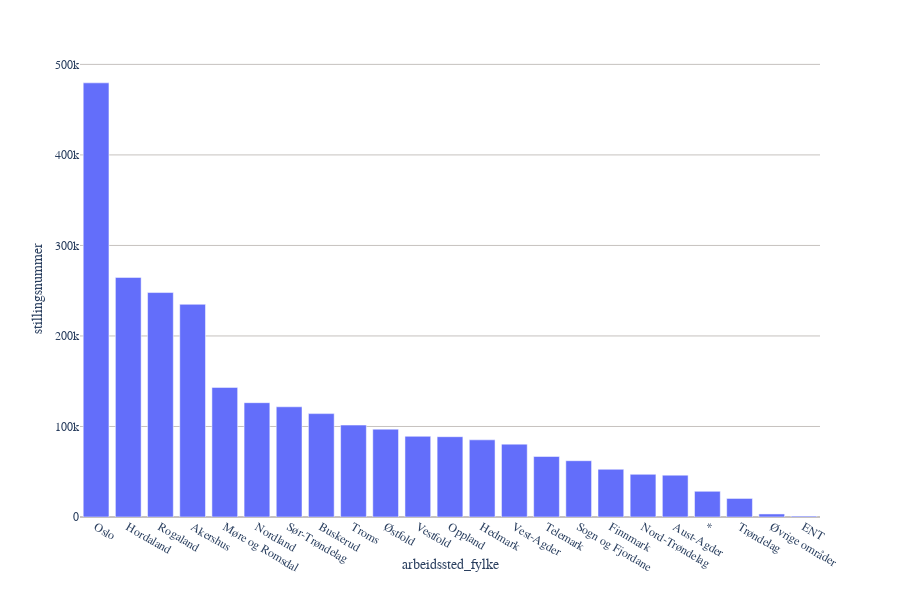

Notebook source saved alongside this figure:
### Code cell
df_k = df[['stillingsnummer','arbeidssted_fylke']].groupby('arbeidssted_fylke').count().reset_index() \
    .sort_values(by='stillingsnummer', ascending=False)
fig_foretak_arbeidssted_fylke = px.bar(df_k, x='arbeidssted_fylke', y='stillingsnummer', template=nav.plotly_template)
fig_foretak_arbeidssted_fylke

### Figure 1 — Plotly figure (JSON) as saved in the notebook; plotly's stock layout.template omitted (floating-point values rounded to 4 significant figures)
{"data": [{"alignmentgroup": "True", "hoverlabel": {"namelength": 0}, "hovertemplate": "arbeidssted_fylke=%{x}<br>stillingsnummer=%{y}", "legendgroup": "", "marker": {"color": "#636efa"}, "name": "", "offsetgroup": "", "orientation": "v", "showlegend": false, "textposition": "auto", "type": "bar", "uid": "8b67bb3a-1eb2-4afe-a193-579e01d68298", "x": ["Oslo", "Hordaland", "Rogaland", "Akershus", "Møre og Romsdal", "Nordland", "Sør-Trøndelag", "Buskerud", "Troms", "Østfold", "Vestfold", "Oppland", "Hedmark", "Vest-Agder", "Telemark", "Sogn og Fjordane", "Finnmark", "Nord-Trøndelag", "Aust-Agder", "*", "Trøndelag", "Øvrige områder", "ENT"], "xaxis": "x", "y": [479621, 264672, 247958, 234968, 143170, 126292, 121750, 114207, 101562, 97045, 89144, 88706, 85254, 80496, 66873, 62187, 52700, 47144, 46230, 28409, 20496, 3354, 1041], "yaxis": "y"}], "layout": {"barmode": "relative", "grid": {"xaxes": ["x"], "xgap": 0.1, "xside": "bottom", "yaxes": ["y"], "ygap": 0.1, "yside": "left"}, "height": 600, "legend": {"tracegroupgap": 0}, "margin": {"t": 60}, "xaxis": {"title": {"text": "arbeidssted_fylke"}}, "yaxis": {"title": {"text": "stillingsnummer"}}}}
